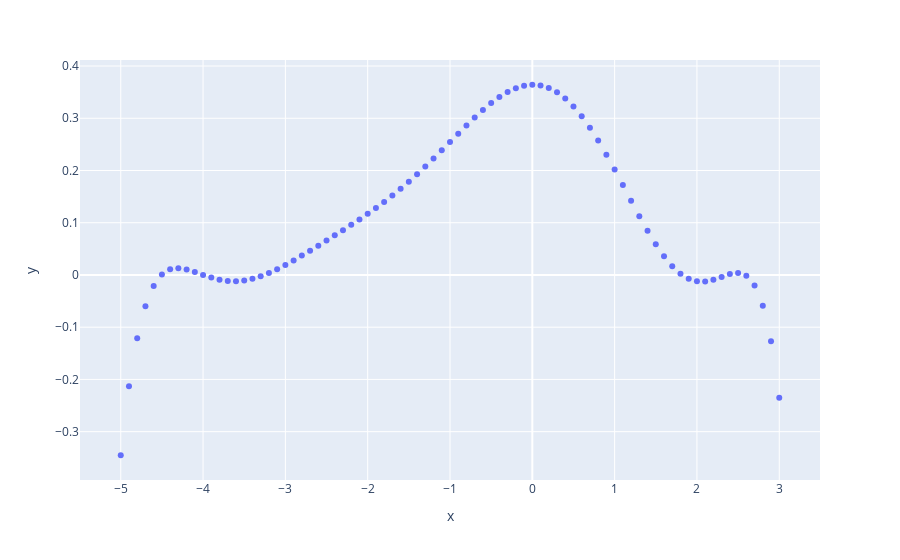

Source (notebook cell):
### Code cell
# plot_interp(random_x_datapoints, random_y_datapoints, step_size, start, end, n_points)
# plot_interp(equal_x_datapoints, equal_y_datapoints, step_size, start, end, n_points)
# plot_gumbel(step_size, start, end)

### Figure 1 — Plotly figure (JSON) as saved in the notebook; plotly's stock layout.template omitted (floating-point values rounded to 4 significant figures)
{"data": [{"hovertemplate": "x=%{x}<br>y=%{y}<extra></extra>", "legendgroup": "", "marker": {"color": "#636efa", "symbol": "circle"}, "mode": "markers", "name": "", "orientation": "v", "showlegend": false, "type": "scatter", "x": [-5, -4.9, -4.8, -4.7, -4.6, -4.5, -4.4, -4.3, -4.2, -4.1, -4, -3.9, -3.8, -3.7, -3.6, -3.5, -3.4, -3.3, -3.2, -3.1, -3, -2.9, -2.8, -2.7, -2.6, -2.5, -2.4, -2.3, -2.2, -2.1, -2, -1.9, -1.8, -1.7, -1.6, -1.5, -1.4, -1.3, -1.2, -1.1, -1, -0.9, -0.8, -0.7, -0.6, -0.5, -0.4, -0.3, -0.2, -0.1, 0, 0.1, 0.2, 0.3, 0.4, 0.5, 0.6, 0.7, 0.8, 0.9, 1, 1.1, 1.2, 1.3, 1.4, 1.5, 1.6, 1.7, 1.8, 1.9, 2, 2.1, 2.2, 2.3, 2.4, 2.5, 2.6, 2.7, 2.8, 2.9, 3], "xaxis": "x", "y": [-0.3452, -0.2132, -0.1211, -0.05966, -0.02113, 0.000684, 0.01077, 0.01306, 0.01062, 0.005741, 0.0001185, -0.00507, -0.009052, -0.01138, -0.01184, -0.01041, -0.007209, -0.002411, 0.003743, 0.011, 0.01911, 0.02786, 0.03704, 0.04651, 0.05616, 0.06594, 0.07581, 0.0858, 0.09597, 0.1064, 0.1171, 0.1282, 0.1399, 0.1521, 0.165, 0.1785, 0.1927, 0.2075, 0.2229, 0.2386, 0.2546, 0.2706, 0.2863, 0.3016, 0.3159, 0.329, 0.3406, 0.3503, 0.3576, 0.3624, 0.3642, 0.3628, 0.358, 0.3498, 0.3379, 0.3226, 0.3038, 0.282, 0.2573, 0.2304, 0.2017, 0.172, 0.142, 0.1125, 0.08442, 0.05858, 0.03583, 0.01689, 0.002381, -0.007344, -0.01221, -0.01256, -0.009238, -0.003717, 0.001738, 0.003933, -0.00144, -0.02, -0.05888, -0.127, -0.2352], "yaxis": "y"}], "layout": {"legend": {"tracegroupgap": 0}, "margin": {"t": 60}, "xaxis": {"anchor": "y", "domain": [0, 1], "title": {"text": "x"}}, "yaxis": {"anchor": "x", "domain": [0, 1], "title": {"text": "y"}}}}
